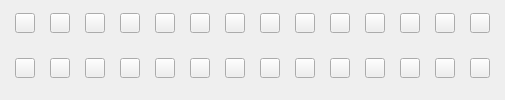
            <widget class="QWidget" name="widget_2" native="true">
             <property name="maximumSize">
              <size>
               <width>310</width>
               <height>16777215</height>
              </size>
             </property>
             <layout class="QGridLayout" name="gridLayout_2">
              <property name="leftMargin">
               <number>15</number>
              </property>
              <property name="topMargin">
               <number>0</number>
              </property>
              <property name="rightMargin">
               <number>15</number>
              </property>
              <property name="bottomMargin">
               <number>15</number>
              </property>
              <property name="spacing">
               <number>15</number>
              </property>
              <item row="0" column="10">
               <widget class="QPushButton" name="colorButton_11">
                <property name="sizePolicy">
                 <sizepolicy hsizetype="Fixed" vsizetype="Fixed">
                  <horstretch>0</horstretch>
                  <verstretch>0</verstretch>
                 </sizepolicy>
                </property>
                <property name="minimumSize">
                 <size>
                  <width>20</width>
                  <height>20</height>
                 </size>
                </property>
                <property name="maximumSize">
                 <size>
                  <width>20</width>
                  <height>13</height>
                 </size>
                </property>
                <property name="text">
                 <string/>
                </property>
               </widget>
              </item>
              <item row="0" column="6">
               <widget class="QPushButton" name="colorButton_7">
                <property name="sizePolicy">
                 <sizepolicy hsizetype="Fixed" vsizetype="Fixed">
                  <horstretch>0</horstretch>
                  <verstretch>0</verstretch>
                 </sizepolicy>
                </property>
                <property name="minimumSize">
                 <size>
                  <width>20</width>
                  <height>20</height>
                 </size>
                </property>
                <property name="maximumSize">
                 <size>
                  <width>20</width>
                  <height>13</height>
                 </size>
                </property>
                <property name="text">
                 <string/>
                </property>
               </widget>
              </item>
              <item row="0" column="8">
               <widget class="QPushButton" name="colorButton_9">
                <property name="sizePolicy">
                 <sizepolicy hsizetype="Fixed" vsizetype="Fixed">
                  <horstretch>0</horstretch>
                  <verstretch>0</verstretch>
                 </sizepolicy>
                </property>
                <property name="minimumSize">
                 <size>
                  <width>20</width>
                  <height>20</height>
                 </size>
                </property>
                <property name="maximumSize">
                 <size>
                  <width>20</width>
                  <height>13</height>
                 </size>
                </property>
                <property name="text">
                 <string/>
                </property>
               </widget>
              </item>
              <item row="0" column="9">
               <widget class="QPushButton" name="colorButton_10">
                <property name="sizePolicy">
                 <sizepolicy hsizetype="Fixed" vsizetype="Fixed">
                  <horstretch>0</horstretch>
                  <verstretch>0</verstretch>
                 </sizepolicy>
                </property>
                <property name="minimumSize">
                 <size>
                  <width>20</width>
                  <height>20</height>
                 </size>
                </property>
                <property name="maximumSize">
                 <size>
                  <width>20</width>
                  <height>13</height>
                 </size>
                </property>
                <property name="text">
                 <string/>
                </property>
               </widget>
              </item>
              <item row="1" column="8">
               <widget class="QPushButton" name="colorButton_23">
                <property name="sizePolicy">
                 <sizepolicy hsizetype="Fixed" vsizetype="Fixed">
                  <horstretch>0</horstretch>
                  <verstretch>0</verstretch>
                 </sizepolicy>
                </property>
                <property name="minimumSize">
                 <size>
                  <width>20</width>
                  <height>20</height>
                 </size>
                </property>
                <property name="maximumSize">
                 <size>
                  <width>20</width>
                  <height>13</height>
                 </size>
                </property>
                <property name="text">
                 <string/>
                </property>
               </widget>
              </item>
              <item row="1" column="3">
               <widget class="QPushButton" name="colorButton_18">
                <property name="sizePolicy">
                 <sizepolicy hsizetype="Fixed" vsizetype="Fixed">
                  <horstretch>0</horstretch>
                  <verstretch>0</verstretch>
                 </sizepolicy>
                </property>
                <property name="minimumSize">
                 <size>
                  <width>20</width>
                  <height>20</height>
                 </size>
                </property>
                <property name="maximumSize">
                 <size>
                  <width>20</width>
                  <height>13</height>
                 </size>
                </property>
                <property name="text">
                 <string/>
                </property>
               </widget>
              </item>
              <item row="1" column="5">
               <widget class="QPushButton" name="colorButton_20">
                <property name="sizePolicy">
                 <sizepolicy hsizetype="Fixed" vsizetype="Fixed">
                  <horstretch>0</horstretch>
                  <verstretch>0</verstretch>
                 </sizepolicy>
                </property>
                <property name="minimumSize">
                 <size>
                  <width>20</width>
                  <height>20</height>
                 </size>
                </property>
                <property name="maximumSize">
                 <size>
                  <width>20</width>
                  <height>13</height>
                 </size>
                </property>
                <property name="text">
                 <string/>
                </property>
               </widget>
              </item>
              <item row="0" column="5">
               <widget class="QPushButton" name="colorButton_6">
                <property name="sizePolicy">
                 <sizepolicy hsizetype="Fixed" vsizetype="Fixed">
                  <horstretch>0</horstretch>
                  <verstretch>0</verstretch>
                 </sizepolicy>
                </property>
                <property name="minimumSize">
                 <size>
                  <width>20</width>
                  <height>20</height>
                 </size>
                </property>
                <property name="maximumSize">
                 <size>
                  <width>20</width>
                  <height>13</height>
                 </size>
                </property>
                <property name="text">
                 <string/>
                </property>
               </widget>
              </item>
              <item row="0" column="2">
               <widget class="QPushButton" name="colorButton_3">
                <property name="sizePolicy">
                 <sizepolicy hsizetype="Fixed" vsizetype="Fixed">
                  <horstretch>0</horstretch>
                  <verstretch>0</verstretch>
                 </sizepolicy>
                </property>
                <property name="minimumSize">
                 <size>
                  <width>20</width>
                  <height>20</height>
                 </size>
                </property>
                <property name="maximumSize">
                 <size>
                  <width>20</width>
                  <height>13</height>
                 </size>
                </property>
                <property name="text">
                 <string/>
                </property>
               </widget>
              </item>
              <item row="1" column="9">
               <widget class="QPushButton" name="colorButton_24">
                <property name="sizePolicy">
                 <sizepolicy hsizetype="Fixed" vsizetype="Fixed">
                  <horstretch>0</horstretch>
                  <verstretch>0</verstretch>
                 </sizepolicy>
                </property>
                <property name="minimumSize">
                 <size>
                  <width>20</width>
                  <height>20</height>
                 </size>
                </property>
                <property name="maximumSize">
                 <size>
                  <width>20</width>
                  <height>13</height>
                 </size>
                </property>
                <property name="text">
                 <string/>
                </property>
               </widget>
              </item>
              <item row="1" column="2">
               <widget class="QPushButton" name="colorButton_17">
                <property name="sizePolicy">
                 <sizepolicy hsizetype="Fixed" vsizetype="Fixed">
                  <horstretch>0</horstretch>
                  <verstretch>0</verstretch>
                 </sizepolicy>
                </property>
                <property name="minimumSize">
                 <size>
                  <width>20</width>
                  <height>20</height>
                 </size>
                </property>
                <property name="maximumSize">
                 <size>
                  <width>20</width>
                  <height>13</height>
                 </size>
                </property>
                <property name="text">
                 <string/>
                </property>
               </widget>
              </item>
              <item row="0" column="0">
               <widget class="QPushButton" name="colorButton_1">
                <property name="sizePolicy">
                 <sizepolicy hsizetype="Fixed" vsizetype="Fixed">
                  <horstretch>0</horstretch>
                  <verstretch>0</verstretch>
                 </sizepolicy>
                </property>
                <property name="minimumSize">
                 <size>
                  <width>20</width>
                  <height>20</height>
                 </size>
                </property>
                <property name="maximumSize">
                 <size>
                  <width>20</width>
                  <height>13</height>
                 </size>
                </property>
                <property name="styleSheet">
                 <string notr="true"/>
                </property>
                <property name="text">
                 <string/>
                </property>
               </widget>
              </item>
              <item row="0" column="7">
               <widget class="QPushButton" name="colorButton_8">
                <property name="sizePolicy">
                 <sizepolicy hsizetype="Fixed" vsizetype="Fixed">
                  <horstretch>0</horstretch>
                  <verstretch>0</verstretch>
                 </sizepolicy>
                </property>
                <property name="minimumSize">
                 <size>
                  <width>20</width>
                  <height>20</height>
                 </size>
                </property>
                <property name="maximumSize">
                 <size>
                  <width>20</width>
                  <height>13</height>
                 </size>
                </property>
                <property name="text">
                 <string/>
                </property>
               </widget>
              </item>
              <item row="1" column="12">
               <widget class="QPushButton" name="colorButton_27">
                <property name="sizePolicy">
                 <sizepolicy hsizetype="Fixed" vsizetype="Fixed">
                  <horstretch>0</horstretch>
                  <verstretch>0</verstretch>
                 </sizepolicy>
                </property>
                <property name="minimumSize">
                 <size>
                  <width>20</width>
                  <height>20</height>
                 </size>
                </property>
                <property name="maximumSize">
                 <size>
                  <width>20</width>
                  <height>13</height>
                 </size>
                </property>
                <property name="text">
                 <string/>
                </property>
               </widget>
              </item>
              <item row="1" column="7">
               <widget class="QPushButton" name="colorButton_22">
                <property name="sizePolicy">
                 <sizepolicy hsizetype="Fixed" vsizetype="Fixed">
                  <horstretch>0</horstretch>
                  <verstretch>0</verstretch>
                 </sizepolicy>
                </property>
                <property name="minimumSize">
                 <size>
                  <width>20</width>
                  <height>20</height>
                 </size>
                </property>
                <property name="maximumSize">
                 <size>
                  <width>20</width>
                  <height>13</height>
                 </size>
                </property>
                <property name="text">
                 <string/>
                </property>
               </widget>
              </item>
              <item row="1" column="0">
               <widget class="QPushButton" name="colorButton_15">
                <property name="sizePolicy">
                 <sizepolicy hsizetype="Fixed" vsizetype="Fixed">
                  <horstretch>0</horstretch>
                  <verstretch>0</verstretch>
                 </sizepolicy>
                </property>
                <property name="minimumSize">
                 <size>
                  <width>20</width>
                  <height>20</height>
                 </size>
                </property>
                <property name="maximumSize">
                 <size>
                  <width>20</width>
                  <height>13</height>
                 </size>
                </property>
                <property name="text">
                 <string/>
                </property>
               </widget>
              </item>
              <item row="0" column="4">
               <widget class="QPushButton" name="colorButton_5">
                <property name="sizePolicy">
                 <sizepolicy hsizetype="Fixed" vsizetype="Fixed">
                  <horstretch>0</horstretch>
                  <verstretch>0</verstretch>
                 </sizepolicy>
                </property>
                <property name="minimumSize">
                 <size>
                  <width>20</width>
                  <height>20</height>
                 </size>
                </property>
                <property name="maximumSize">
                 <size>
                  <width>20</width>
                  <height>13</height>
                 </size>
                </property>
                <property name="text">
                 <string/>
                </property>
               </widget>
              </item>
              <item row="0" column="1">
               <widget class="QPushButton" name="colorButton_2">
                <property name="sizePolicy">
                 <sizepolicy hsizetype="Fixed" vsizetype="Fixed">
                  <horstretch>0</horstretch>
                  <verstretch>0</verstretch>
                 </sizepolicy>
                </property>
                <property name="minimumSize">
                 <size>
                  <width>20</width>
                  <height>20</height>
                 </size>
                </property>
                <property name="maximumSize">
                 <size>
                  <width>20</width>
                  <height>13</height>
                 </size>
                </property>
                <property name="text">
                 <string/>
                </property>
               </widget>
              </item>
              <item row="1" column="1">
               <widget class="QPushButton" name="colorButton_16">
                <property name="sizePolicy">
                 <sizepolicy hsizetype="Fixed" vsizetype="Fixed">
                  <horstretch>0</horstretch>
                  <verstretch>0</verstretch>
                 </sizepolicy>
                </property>
                <property name="minimumSize">
                 <size>
                  <width>20</width>
                  <height>20</height>
                 </size>
                </property>
                <property name="maximumSize">
                 <size>
                  <width>20</width>
                  <height>13</height>
                 </size>
                </property>
                <property name="text">
                 <string/>
                </property>
               </widget>
              </item>
              <item row="0" column="13">
               <widget class="QPushButton" name="colorButton_14">
                <property name="sizePolicy">
                 <sizepolicy hsizetype="Fixed" vsizetype="Fixed">
                  <horstretch>0</horstretch>
                  <verstretch>0</verstretch>
                 </sizepolicy>
                </property>
                <property name="minimumSize">
                 <size>
                  <width>20</width>
                  <height>20</height>
                 </size>
                </property>
                <property name="maximumSize">
                 <size>
                  <width>20</width>
                  <height>13</height>
                 </size>
                </property>
                <property name="text">
                 <string/>
                </property>
               </widget>
              </item>
              <item row="0" column="3">
               <widget class="QPushButton" name="colorButton_4">
                <property name="sizePolicy">
                 <sizepolicy hsizetype="Fixed" vsizetype="Fixed">
                  <horstretch>0</horstretch>
                  <verstretch>0</verstretch>
                 </sizepolicy>
                </property>
                <property name="minimumSize">
                 <size>
                  <width>20</width>
                  <height>20</height>
                 </size>
                </property>
                <property name="maximumSize">
                 <size>
                  <width>20</width>
                  <height>13</height>
                 </size>
                </property>
                <property name="text">
                 <string/>
                </property>
               </widget>
              </item>
              <item row="1" column="6">
               <widget class="QPushButton" name="colorButton_21">
                <property name="sizePolicy">
                 <sizepolicy hsizetype="Fixed" vsizetype="Fixed">
                  <horstretch>0</horstretch>
                  <verstretch>0</verstretch>
                 </sizepolicy>
                </property>
                <property name="minimumSize">
                 <size>
                  <width>20</width>
                  <height>20</height>
                 </size>
                </property>
                <property name="maximumSize">
                 <size>
                  <width>20</width>
                  <height>13</height>
                 </size>
                </property>
                <property name="text">
                 <string/>
                </property>
               </widget>
              </item>
              <item row="1" column="10">
               <widget class="QPushButton" name="colorButton_25">
                <property name="sizePolicy">
                 <sizepolicy hsizetype="Fixed" vsizetype="Fixed">
                  <horstretch>0</horstretch>
                  <verstretch>0</verstretch>
                 </sizepolicy>
                </property>
                <property name="minimumSize">
                 <size>
                  <width>20</width>
                  <height>20</height>
                 </size>
                </property>
                <property name="maximumSize">
                 <size>
                  <width>20</width>
                  <height>13</height>
                 </size>
                </property>
                <property name="text">
                 <string/>
                </property>
               </widget>
              </item>
              <item row="0" column="11">
               <widget class="QPushButton" name="colorButton_12">
                <property name="sizePolicy">
                 <sizepolicy hsizetype="Fixed" vsizetype="Fixed">
                  <horstretch>0</horstretch>
                  <verstretch>0</verstretch>
                 </sizepolicy>
                </property>
                <property name="minimumSize">
                 <size>
                  <width>20</width>
                  <height>20</height>
                 </size>
                </property>
                <property name="maximumSize">
                 <size>
                  <width>20</width>
                  <height>13</height>
                 </size>
                </property>
                <property name="text">
                 <string/>
                </property>
               </widget>
              </item>
              <item row="1" column="4">
               <widget class="QPushButton" name="colorButton_19">
                <property name="sizePolicy">
                 <sizepolicy hsizetype="Fixed" vsizetype="Fixed">
                  <horstretch>0</horstretch>
                  <verstretch>0</verstretch>
                 </sizepolicy>
                </property>
                <property name="minimumSize">
                 <size>
                  <width>20</width>
                  <height>20</height>
                 </size>
                </property>
                <property name="maximumSize">
                 <size>
                  <width>20</width>
                  <height>13</height>
                 </size>
                </property>
                <property name="text">
                 <string/>
                </property>
               </widget>
              </item>
              <item row="0" column="12">
               <widget class="QPushButton" name="colorButton_13">
                <property name="sizePolicy">
                 <sizepolicy hsizetype="Fixed" vsizetype="Fixed">
                  <horstretch>0</horstretch>
                  <verstretch>0</verstretch>
                 </sizepolicy>
                </property>
                <property name="minimumSize">
                 <size>
                  <width>20</width>
                  <height>20</height>
                 </size>
                </property>
                <property name="maximumSize">
                 <size>
                  <width>20</width>
                  <height>13</height>
                 </size>
                </property>
                <property name="text">
                 <string/>
                </property>
               </widget>
              </item>
              <item row="1" column="11">
               <widget class="QPushButton" name="colorButton_26">
                <property name="sizePolicy">
                 <sizepolicy hsizetype="Fixed" vsizetype="Fixed">
                  <horstretch>0</horstretch>
                  <verstretch>0</verstretch>
                 </sizepolicy>
                </property>
                <property name="minimumSize">
                 <size>
                  <width>20</width>
                  <height>20</height>
                 </size>
                </property>
                <property name="maximumSize">
                 <size>
                  <width>20</width>
                  <height>13</height>
                 </size>
                </property>
                <property name="text">
                 <string/>
                </property>
               </widget>
              </item>
              <item row="1" column="13">
               <widget class="QPushButton" name="colorButton_28">
                <property name="sizePolicy">
                 <sizepolicy hsizetype="Fixed" vsizetype="Fixed">
                  <horstretch>0</horstretch>
                  <verstretch>0</verstretch>
                 </sizepolicy>
                </property>
                <property name="minimumSize">
                 <size>
                  <width>20</width>
                  <height>20</height>
                 </size>
                </property>
                <property name="maximumSize">
                 <size>
                  <width>20</width>
                  <height>13</height>
                 </size>
                </property>
                <property name="text">
                 <string/>
                </property>
               </widget>
              </item>
             </layout>
            </widget>
